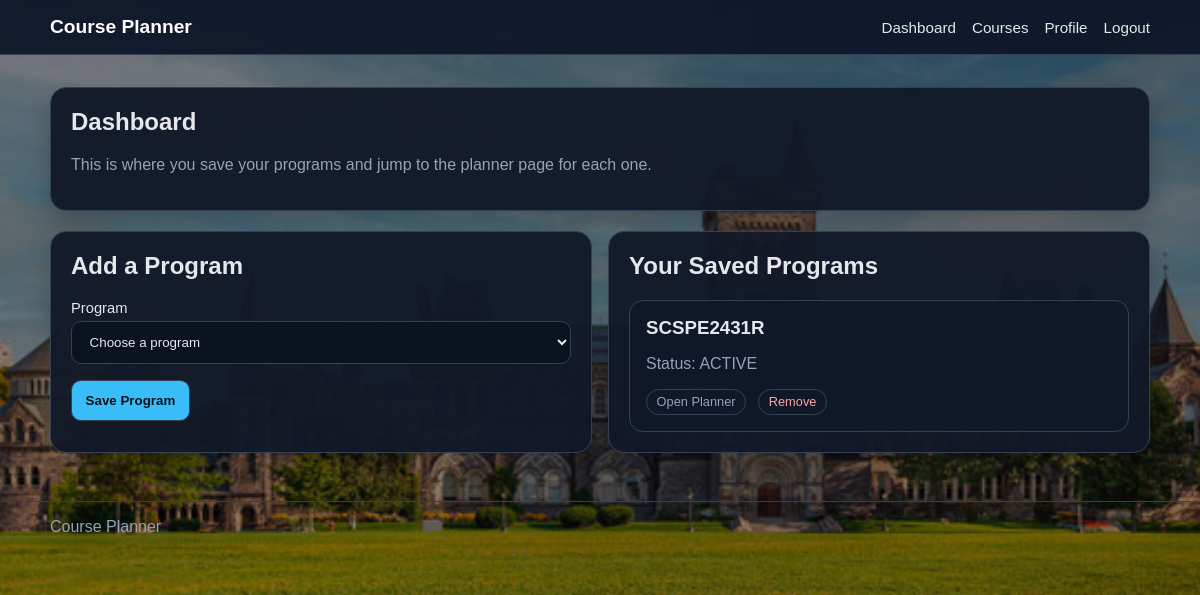
/dashboard (signed in), run on an earlier commit of the app's database.
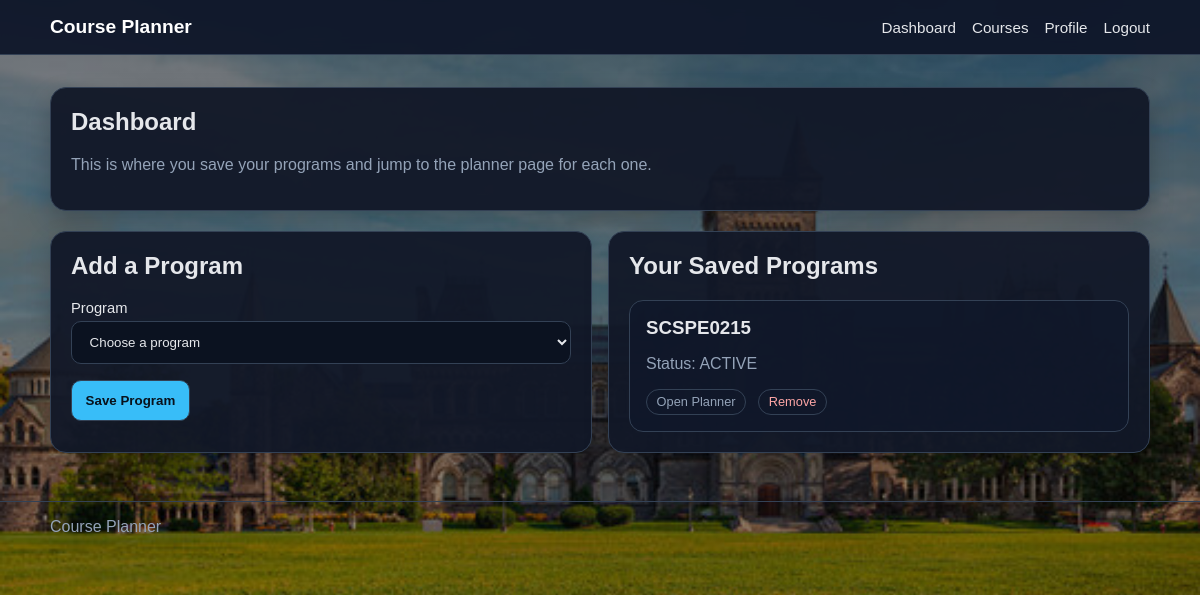
And on a later commit of the database.
### tables this page shows
CREATE TABLE user_programs (
    id INTEGER PRIMARY KEY,
    user_id INTEGER NOT NULL,
    program_code TEXT NOT NULL,
    status TEXT NOT NULL DEFAULT 'ACTIVE',
    start_year INTEGER,
    end_year INTEGER,
    FOREIGN KEY (user_id) REFERENCES users(user_id)
);

### Backend/user_routes.py (the view)
    @app.route("/dashboard")
    def dashboard():
        if "user_id" not in session:
            flash("Please log in first.")
            return redirect(url_for("login"))
        user_id = session["user_id"]
        programs = repo.get_all_programs()
        conn = get_conn()
        user_programs = conn.execute("""
            SELECT *
            FROM user_programs
            WHERE user_id = ?
            ORDER BY id
        """, (user_id,)).fetchall()
        conn.close()
        return render_template(
            "dashboard.html",
            programs=programs,
            user_programs=user_programs
        )

### Backend/data_repository.py (called while the page is built, shortened)
    def get_main_db_conn(self):
        conn = sqlite3.connect(self.db_path)
        conn.row_factory = sqlite3.Row
        return conn

    def get_all_programs(self):
        conn = self.get_main_db_conn()
        try:
            rows = conn.execute("""
                SELECT *
                FROM programs
                ORDER BY program_name
            """).fetchall()
        except:
            rows = []
        conn.close()
        if rows:
            return rows

### Backend/runtime_db.py (called while the page is built)
def init_runtime_db():
    RUNTIME_DB_PATH.parent.mkdir(parents=True, exist_ok=True)
    conn = sqlite3.connect(RUNTIME_DB_PATH)
    conn.execute("PRAGMA foreign_keys = ON;")
    conn.executescript(SCHEMA)
    conn.commit()
    conn.close()

def get_conn():
    init_runtime_db()
    conn = sqlite3.connect(RUNTIME_DB_PATH)
    conn.row_factory = sqlite3.Row
    conn.execute("PRAGMA foreign_keys = ON;")
    return conn

### templates/dashboard.html (shortened to what this page needs)
{% extends "base.html" %}
{% block content %}
<div class="grid" style="gap: 1.25rem;">
    <section class="hero-card">
        <h1>Dashboard</h1>
        <p class="muted">This is where you save your programs and jump to the planner page for each one.</p>
    </section>
    <section class="grid two">
        <div class="table-card">
            <h2>Add a Program</h2>
            <form method="POST" action="{{ url_for('save_program') }}">
                <div class="form-row">
                    <div>
                        <label for="program_code">Program</label>
                        <select id="program_code" name="program_code" required>
                            <option value="">Choose a program</option>
                        </select>
                    </div>
                </div>
                <div class="actions">
                    <button class="primary" type="submit">Save Program</button>
                </div>
            </form>
        </div>
        <div class="list-card">
            <h2>Your Saved Programs</h2>
            {% if user_programs %}
                <div class="simple-list">
                    {% for row in user_programs %}
                        <div class="simple-item">
                            <h3 style="margin-bottom: 0.4rem;">{{ row.program_code }}</h3>
                            <p class="small">Status: {{ row.status }}</p>
                            <div class="actions">
                                <a class="badge" href="{{ url_for('planner') }}?program_code={{ row.program_code }}">Open Planner</a>
                                <a class="badge bad" href="{{ url_for('remove_program', program_id=row.id) }}">Remove</a>
                            </div>
                        </div>
                    {% endfor %}
                </div>
            {% else %}
                <div class="empty-state">You have not saved any programs yet.</div>
            {% endif %}
        </div>
    </section>
</div>
{% endblock %}

What changed in the data, as far as the page shows it:
removed user_programs: program_code "SCSPE2431R", status "ACTIVE"
added user_programs: program_code "SCSPE0215", status "ACTIVE"
